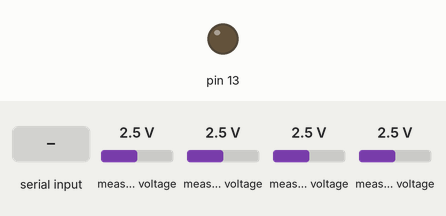
Simulated run of this sketch. Board: Arduino Leonardo, built with avr-gcc and run on an emulated ATmega32U4. Shown: output pins drawn as LEDs (lit = HIGH). Inputs (shaded band) come from the test bench; at power-on: measured voltage 2.5 V.

Above: at 1.2 s.
1.3 s: "lisestart\n" received over the second serial link
At 1.9 s:
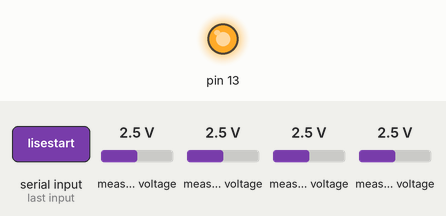
2.8 s: "lisestop\n" received over the second serial link
At 4.2 s:
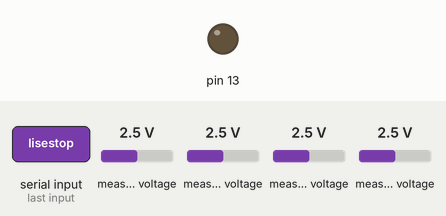
Timing chart, 0 to 5.8 s (numbered marks = the images above; inputs shaded):
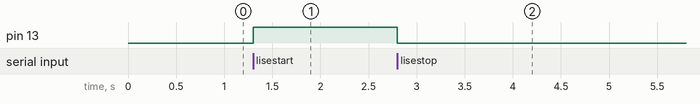

The sketch:

lise_yun.ino
```cpp
#include <Wire.h>

#include <Adafruit_ADS1015.h>
#include <RTClib.h>

#define VERSION "1.0.0-prerelease.7"
#define NAME "Lise_Main"

Adafruit_ADS1115 ads1;  /* Use this for the 16-bit version */
Adafruit_ADS1115 ads2;
RTC_Millis rtc;
unsigned long lastReading;
long _samplerate = 20;
long ms_time_to_wait = 50;
boolean _ads1115 = false;
boolean _rtc = false;
boolean _transmitData = false;
adsGain_t ads1gain;
adsGain_t ads2gain;
float gain_bit_factor_ads1 = 0.1875; //default immer mit der niedrigsten Verstärkung beginnen !!
float gain_bit_factor_ads2 = 0.1875; //default
String command = "";

void setup(void)
{
  Serial1.begin(115200);
  while (!Serial1) {}
  ads1.begin();
  ads2.begin();
  ads1.setGain(GAIN_TWOTHIRDS);  //default
  ads2.setGain(GAIN_TWOTHIRDS);  //default
  rtc.begin(DateTime(F(__DATE__), F(__TIME__)));
  lastReading = millis();
  pinMode(13, OUTPUT);
  scan_I2C();
}


void loop(void)
{
  ms_time_to_wait = 1000L / _samplerate;
  while (Serial1.available() > 0) {
    char commandChar = (char)Serial1.read();
    if (isAlpha(commandChar)) { command += commandChar; } else {
      handle_command();
    }

  }

  if (millis () - lastReading >= ms_time_to_wait)   //
  {
    lastReading = millis ();
    if (_transmitData) {
      measure();
    }
  }
  Serial1.flush();
}


void measure(void) {
    Serial1.print("data {");

  // time
    Serial1.print("\"time\":[");
    Serial1.print( millis() );
    Serial1.print("]");

  // ADS1115
  // The ADC input range (or gain) can be changed via the following
  // functions, but be careful never to exceed VDD +0.3V max, or to
  // exceed the upper and lower limits if you adjust the input range!
  // Setting these values incorrectly may destroy your ADC!
  //                                                                ADS1015  ADS1115
  //                                                                -------  -------
  // ads.setGain(GAIN_TWOTHIRDS);  // 2/3x gain +/- 6.144V  1 bit = 3mV      0.1875mV (default)
  // ads.setGain(GAIN_ONE);        // 1x gain   +/- 4.096V  1 bit = 2mV      0.125mV
  // ads.setGain(GAIN_TWO);        // 2x gain   +/- 2.048V  1 bit = 1mV      0.0625mV
  // ads.setGain(GAIN_FOUR);       // 4x gain   +/- 1.024V  1 bit = 0.5mV    0.03125mV
  // ads.setGain(GAIN_EIGHT);      // 8x gain   +/- 0.512V  1 bit = 0.25mV   0.015625mV
  // ads.setGain(GAIN_SIXTEEN);    // 16x gain  +/- 0.256V  1 bit = 0.125mV  0.0078125mV

  if (_ads1115) {
    Serial1.print(",\"ads1115\":[");
    ads1.setGain(ads1gain); //Da es nur einen Verstärker gibt, muss immer dem Wandeln der  Verstärker gesetzt werden!
    Serial1.print((ads1.readADC_Differential_0_1() * gain_bit_factor_ads1));
    Serial1.print(",");
    ads2.setGain(ads2gain); //Da es nur einen Verstärker gibt, muss immer dem Wandeln der  Verstärker gesetzt werden!
    Serial1.print((ads2.readADC_Differential_2_3() * gain_bit_factor_ads2));
    Serial1.print("]");
  }

//Mach das nicht so. Zum Beginn des Programms nechsehen, ob rtc da ist und gestellt ist, evtl stellen
//Danach interne millis() benutzen. Beim Speichern dann erst im Browser die rtc verrechnen...

  if (_rtc) {
    Serial1.print(",\"rtc\":[");
    Serial1.print(rtc.now().unixtime());
    Serial1.print("]");
  }


  // end
  Serial1.println("}");
  Serial1.flush();
}

void scan_I2C(void) {
  byte error, address;
  for (address = 1; address < 127; address++ )
  {
    Wire.beginTransmission(address);
    error = Wire.endTransmission();

    if (error == 0) {
      if (address == 72) {
        if (_ads1115 == false) {
          _ads1115 = true;
        }
      }
      if (address == 104) {
        if (_rtc == false) {
          _rtc = true;
        }
      }
    }
   else {
     if (address == 72) {
       if (_ads1115 == true) {
         _ads1115 = false;
       }
     }
     if (address == 104) {
       if (_rtc == true) {
         _rtc = false;
       }
     }
   }
  }
}

void print_sensor_list(void) {
  Serial1.print("sensor [");
  if (_ads1115) {
    Serial1.print("\"ads1115\",");
  }
  if (_rtc) {
    Serial1.print("\"rtc\",");
  }
  Serial1.print("\"time\"]");
}

void handle_command() {
  if (command == "version") {
    Serial1.print("sketch {\"name\":\"");
    Serial1.print(NAME);
    Serial1.print("\",\"version\":\"");
    Serial1.print(VERSION);
    Serial1.print("\"}");
    Serial1.print("\n");
    Serial1.flush();
  }

  if (command == "lisestart") {
    _transmitData = true;
    digitalWrite(13, HIGH);
  }

  if (command == "lisestop") {
    _transmitData = false;
    digitalWrite(13, LOW);
  }

  if (command == "samplerate") {
    _samplerate = Serial1.parseInt();
    Serial1.print("update {\"name\":\"samplerate\",\"value\":"); Serial1.print(1000 / _samplerate); Serial1.print("}\n"); Serial1.flush();
  }

  if (command == "gain") {
    int gain = Serial1.parseInt();
    if (gain <= 5) {           // range value:
      switch (gain) {
        case 0:
          ads1.setGain(GAIN_TWOTHIRDS);
          gain_bit_factor_ads1 = 0.1875;
          break;
        case 1:
          ads1.setGain(GAIN_ONE);
          gain_bit_factor_ads1 = 0.125;
          break;
        case 2:
          ads1.setGain(GAIN_TWO);
          gain_bit_factor_ads1 = 0.0625;
          break;
        case 3:
          ads1.setGain(GAIN_FOUR);
          gain_bit_factor_ads1 = 0.03125;
          break;
        case 4:
          ads1.setGain(GAIN_EIGHT);
          gain_bit_factor_ads1 = 0.015625;
          break;
        case 5:
          ads1.setGain(GAIN_SIXTEEN);
          gain_bit_factor_ads1 = 0.0078125;
          break;
        default:
          ads1.setGain(GAIN_TWOTHIRDS);
          gain_bit_factor_ads1 = 0.1875;
          break;
      }
      ads1gain=ads1.getGain();
      Serial1.print("update {\"name\":\"channel1\",\"parameter\":\"gain\",\"value\":"); Serial1.print(ads1gain); Serial1.print("}\n"); Serial1.flush();
    }
  }

  if (command == "gainh") {
    int gain = Serial1.parseInt();
    if (gain <= 5) {           // range value:
      switch (gain) {
        case 0:
          ads2.setGain(GAIN_TWOTHIRDS);
          gain_bit_factor_ads2 = 0.1875;
          break;
        case 1:
          ads2.setGain(GAIN_ONE);
          gain_bit_factor_ads2 = 0.125;
          break;
        case 2:
          ads2.setGain(GAIN_TWO);
          gain_bit_factor_ads2 = 0.0625;
          break;
        case 3:
          ads2.setGain(GAIN_FOUR);
          gain_bit_factor_ads2 = 0.03125;
          break;
        case 4:
          ads2.setGain(GAIN_EIGHT);
          gain_bit_factor_ads2 = 0.015625;
          break;
        case 5:
          ads2.setGain(GAIN_SIXTEEN);
          gain_bit_factor_ads2 = 0.0078125;
          break;
        default:
          ads2.setGain(GAIN_TWOTHIRDS);
          gain_bit_factor_ads2 = 0.1875;
          break;
      }
      ads2gain=ads2.getGain();
      Serial1.print("update {\"name\":\"channel1\",\"parameter\":\"gain\",\"value\":"); Serial1.print(ads2gain); Serial1.print("}\n"); Serial1.flush();
    }
  }
  if (command == "sensor") {
    print_sensor_list();
    Serial1.print("\n");
  }

  command = "";
}
```

Measured:
- after the input at 1.3 s, pin 13: LOW → HIGH at once
- after the input at 2.8 s, pin 13: HIGH → LOW at once
